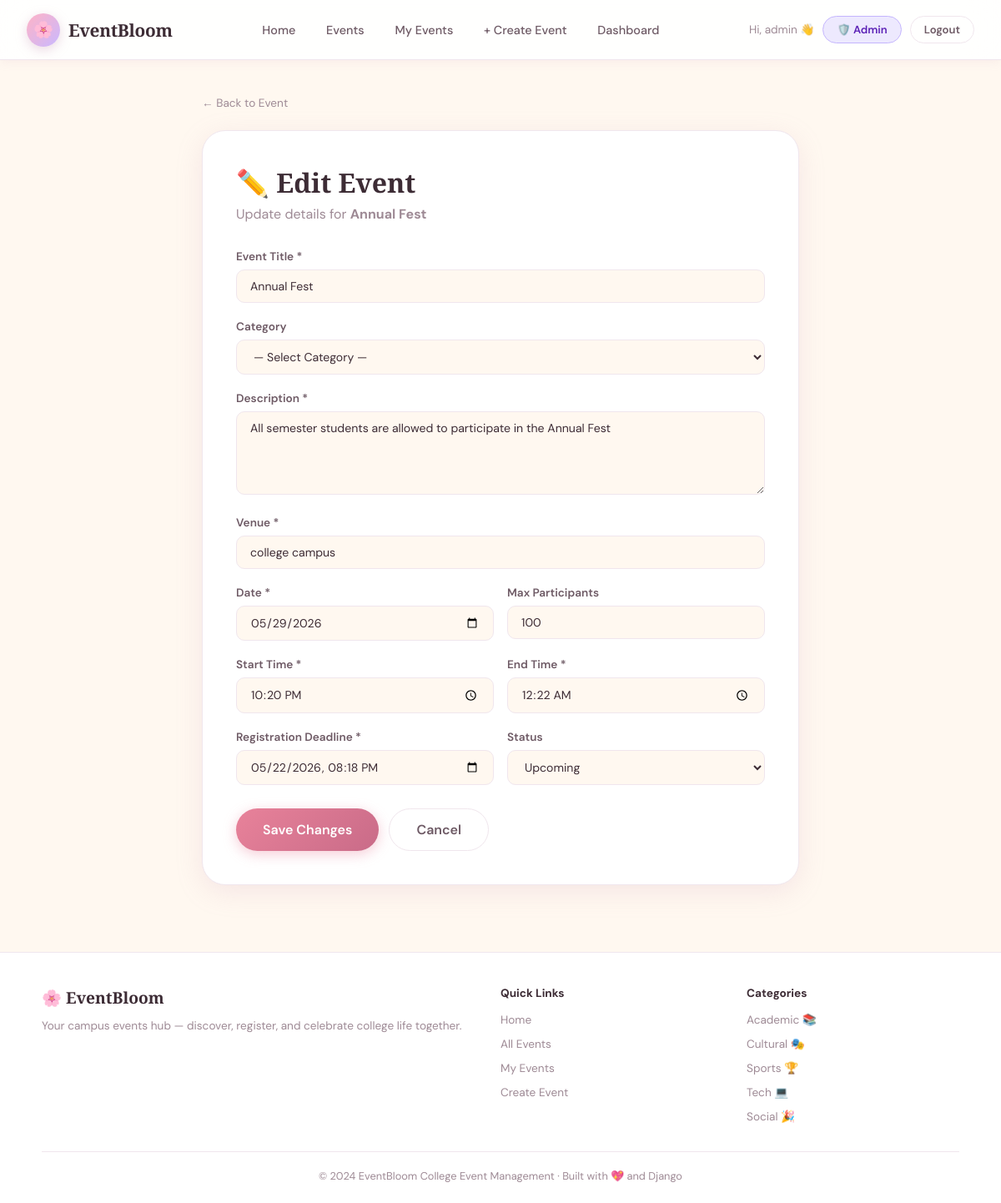
The app's page /events/2/edit/ (signed in) with its own data.
### events/models.py (models this page shows, shortened)
class Event(models.Model):
    STATUS_CHOICES = [
        ('upcoming', 'Upcoming'),
        ('ongoing', 'Ongoing'),
        ('completed', 'Completed'),
        ('cancelled', 'Cancelled'),
    ]
    title = models.CharField(max_length=200)
    description = models.TextField()
    category = models.ForeignKey(Category, on_delete=models.SET_NULL, null=True, blank=True)
    organizer = models.ForeignKey(User, on_delete=models.CASCADE, related_name='organized_events')
    venue = models.CharField(max_length=200)
    date = models.DateField()
    start_time = models.TimeField()
    end_time = models.TimeField()
    max_participants = models.PositiveIntegerField(default=100)
    registration_deadline = models.DateTimeField()
    status = models.CharField(max_length=20, choices=STATUS_CHOICES, default='upcoming')
    image_url = models.CharField(max_length=500, blank=True, default='')
    created_at = models.DateTimeField(auto_now_add=True)
    updated_at = models.DateTimeField(auto_now=True)
    is_featured = models.BooleanField(default=False)
    class Meta:
        ordering = ['date', 'start_time']

### events/views.py (the view, shortened to what this page needs)
# urls.py: path('events/<int:pk>/edit/', views.edit_event, name='edit_event'),
@login_required
def edit_event(request, pk):
    event = get_object_or_404(Event, pk=pk, organizer=request.user)
    categories = Category.objects.all()
    return render(request, 'events/edit_event.html', {'event': event, 'categories': categories})

### templates/events/edit_event.html (shortened to what this page needs)
{% extends 'events/base.html' %}
{% block content %}
<div class="form-page" style="max-width:780px;">
  <a href="{% url 'event_detail' event.pk %}" style="font-size:0.85rem; color:var(--text-soft); text-decoration:none; display:inline-flex; align-items:center; gap:6px; margin-bottom:24px;">
    ← Back to Event
  </a>
  <div class="form-card">
    <h1 class="form-title">✏️ Edit Event</h1>
    <p class="form-sub">Update details for <strong>{{ event.title }}</strong></p>
    <form method="post">
      <div class="form-group">
        <label class="form-label">Event Title *</label>
        <input type="text" name="title" class="form-input" value="{{ event.title }}" required>
      </div>
      <div class="form-group">
        <label class="form-label">Category</label>
        <select name="category" class="form-select">
          <option value="">— Select Category —</option>
        </select>
      </div>
      <div class="form-group">
        <label class="form-label">Description *</label>
        <textarea name="description" class="form-input form-textarea" required>{{ event.description }}</textarea>
      </div>
      <div class="form-group">
        <label class="form-label">Venue *</label>
        <input type="text" name="venue" class="form-input" value="{{ event.venue }}" required>
      </div>
      <div class="form-row">
        <div class="form-group">
          <label class="form-label">Date *</label>
          <input type="date" name="date" class="form-input" value="{{ event.date|date:'Y-m-d' }}" required>
        </div>
        <div class="form-group">
          <label class="form-label">Max Participants</label>
          <input type="number" name="max_participants" class="form-input" value="{{ event.max_participants }}" min="1">
        </div>
      </div>
      <div class="form-row">
        <div class="form-group">
          <label class="form-label">Start Time *</label>
          <input type="time" name="start_time" class="form-input" value="{{ event.start_time|time:'H:i' }}" required>
        </div>
        <div class="form-group">
          <label class="form-label">End Time *</label>
          <input type="time" name="end_time" class="form-input" value="{{ event.end_time|time:'H:i' }}" required>
        </div>
      </div>
      <div class="form-row">
        <div class="form-group">
          <label class="form-label">Registration Deadline *</label>
          <input type="datetime-local" name="registration_deadline" class="form-input" value="{{ event.registration_deadline|date:'Y-m-d' }}T{{ event.registration_deadline|time:'H:i' }}" required>
        </div>
        <div class="form-group">
          <label class="form-label">Status</label>
          <select name="status" class="form-select">
            <option value="upcoming" {% if event.status == 'upcoming' %}selected{% endif %}>Upcoming</option>
          </select>
        </div>
      </div>
      <div style="display:flex; gap:12px; margin-top:8px;">
        <button type="submit" class="btn btn-primary btn-lg">Save Changes</button>
        <a href="{% url 'event_detail' event.pk %}" class="btn btn-outline btn-lg">Cancel</a>
      </div>
    </form>
  </div>
</div>
{% endblock %}

### templates/events/base.html (shortened to what this page needs)
{% load static %}
<!DOCTYPE html>
<html lang="en">
<head>
  <link rel="stylesheet" href="{% static 'css/style.css' %}">
</head>
<body>
<nav class="navbar">
  <a href="{% url 'home' %}" class="nav-brand">
    <div class="logo-ring">🌸</div>
    <span>EventBloom</span>
  </a>
  <ul class="nav-links" id="navLinks">
    <li><a href="{% url 'home' %}" {% if request.resolver_match.url_name == 'home' %}class="active"{% endif %}>Home</a></li>
    <li><a href="{% url 'event_list' %}" {% if request.resolver_match.url_name == 'event_list' %}class="active"{% endif %}>Events</a></li>
    {% if user.is_authenticated %}
    <li><a href="{% url 'my_events' %}">My Events</a></li>
    <li><a href="{% url 'create_event' %}">+ Create Event</a></li>
    {% if user.is_staff %}
    <li><a href="{% url 'dashboard' %}">Dashboard</a></li>
    {% endif %}
    {% endif %}
  </ul>
  <div class="nav-actions" id="navActions">
    {% if user.is_authenticated %}
      <span style="font-size:0.85rem; color:var(--text-soft);">Hi, {{ user.first_name|default:user.username }} 👋</span>
      {% if user.is_staff %}<a href="{% url 'admin_panel' %}" class="btn btn-secondary btn-sm" style="background:#ede9fe; color:#5b21b6; border-color:#c4b5fd;">🛡️ Admin</a>{% endif %}
      <a href="{% url 'logout' %}" class="btn btn-outline btn-sm">Logout</a>
    {% endif %}
  </div>
</nav>
{% block content %}{% endblock %}
<footer>
  <div class="footer-inner">
    <div>
      <div class="footer-brand">🌸 EventBloom</div>
      <p class="footer-desc">Your campus events hub — discover, register, and celebrate college life together.</p>
    </div>
    <div>
      <div class="footer-col-title">Quick Links</div>
      <ul class="footer-links">
        <li><a href="{% url 'home' %}">Home</a></li>
        <li><a href="{% url 'event_list' %}">All Events</a></li>
        {% if user.is_authenticated %}
        <li><a href="{% url 'my_events' %}">My Events</a></li>
        <li><a href="{% url 'create_event' %}">Create Event</a></li>
        {% else %}
        <li><a href="{% url 'login' %}">Login</a></li>
        <li><a href="{% url 'register' %}">Sign Up</a></li>
        {% endif %}
      </ul>
    </div>
    <div>
      <div class="footer-col-title">Categories</div>
      <ul class="footer-links">
        <li><a href="#">Academic 📚</a></li>
        <li><a href="#">Cultural 🎭</a></li>
        <li><a href="#">Sports 🏆</a></li>
        <li><a href="#">Tech 💻</a></li>
        <li><a href="#">Social 🎉</a></li>
      </ul>
    </div>
  </div>
  <div class="footer-bottom">
    © 2024 EventBloom College Event Management · Built with 💖 and Django
  </div>
</footer>
</body>
</html>

### records on screen
Event: title "Annual Fest", description "All semester students are allowed to participate in the Annual Fest", venue "college campus", date "05/29/2026", max_participants "100", start_time "22:20", end_time "00:22", registration_deadline "05/22/2026 20:18", status "Upcoming"

### other values on screen
{{ user.first_name|default:user.username }} "admin"
